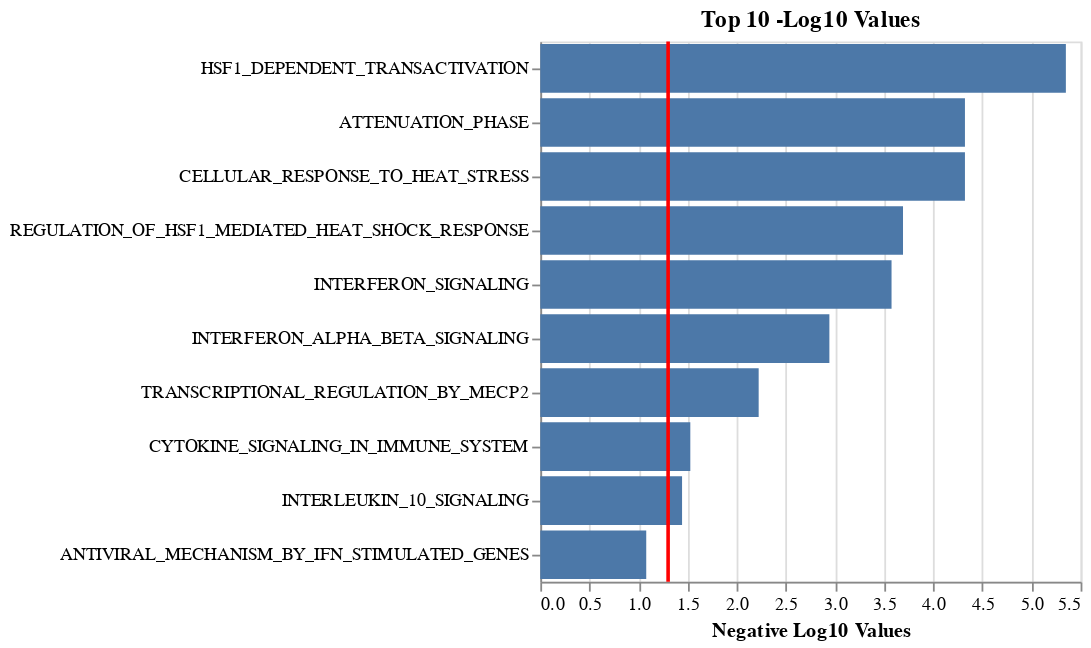

The notebook cell saved with this chart:
### Code cell
gene_sets = fs.from_gmt("c2.cp.reactome.v2023.2.Hs.symbols.gmt")
gene_set_mask = gene_sets.filter(
    model.feature_names["mrna"], min_fraction=0.1, min_count=15
).to_mask(model.feature_names["mrna"])

test_results_pos = test(model, "mrna", feature_sets=gene_set_mask, sign="pos")
test_results_neg = test(model, "mrna", feature_sets=gene_set_mask, sign="neg")
test_df = test_results_pos["p_adj"].copy()

for k in range(model.n_factors):
    programs = sorted(test_df.columns[test_df.iloc[k, :] < 0.05])
    if len(programs) == 0:
        continue

    filtered_series = test_df.iloc[k]
    neg_log10_values = -np.log10(filtered_series)

    # Filter the series, compute negative log10, sort, and select top 10
    filtered_series = test_df.iloc[k]
    neg_log10_values = -np.log10(filtered_series)
    top_10_values = neg_log10_values.sort_values(ascending=False).head(10)
    top_10_values.index = top_10_values.index.str.replace("REACTOME_", "", regex=False)

    if not any(["STRESS" in x for x in top_10_values.index]):
        continue
    
    data = pd.DataFrame({'index': top_10_values.index, 'values': top_10_values.values})
    bar_chart = alt.Chart(data).mark_bar().encode(
        y=alt.Y('index:O', title='Index', sort='-x', axis=alt.Axis(labelLimit=600, title=None)),
        x=alt.X('values:Q', title='Negative Log10 Values')
    )
    line = alt.Chart(pd.DataFrame({'x': [-np.log10(0.05)]})).mark_rule(color='red', strokeWidth=2).encode(
        x='x',
    )
    
    (bar_chart + line).properties(title='Top 10 -Log10 Values', width=300, height=300).display()

### Figure 1 — Vega specification as saved in the notebook (floating-point values rounded to 4 significant figures)
{"$schema": "https://vega.github.io/schema/vega/v5.json", "data": [{"name": "source_0"}, {"name": "data_0", "values": [{"index": "HSF1_DEPENDENT_TRANSACTIVATION", "values_end": 5.35, "values_start": 0.0}, {"index": "ATTENUATION_PHASE", "values_end": 4.323, "values_start": 0.0}, {"index": "CELLULAR_RESPONSE_TO_HEAT_STRESS", "values_end": 4.323, "values_start": 0.0}, {"index": "REGULATION_OF_HSF1_MEDIATED_HEAT_SHOCK_RESPONSE", "values_end": 3.692, "values_start": 0.0}, {"index": "INTERFERON_SIGNALING", "values_end": 3.575, "values_start": 0.0}, {"index": "INTERFERON_ALPHA_BETA_SIGNALING", "values_end": 2.943, "values_start": 0.0}, {"index": "TRANSCRIPTIONAL_REGULATION_BY_MECP2", "values_end": 2.223, "values_start": 0.0}, {"index": "CYTOKINE_SIGNALING_IN_IMMUNE_SYSTEM", "values_end": 1.527, "values_start": 0.0}, {"index": "INTERLEUKIN_10_SIGNALING", "values_end": 1.443, "values_start": 0.0}, {"index": "ANTIVIRAL_MECHANISM_BY_IFN_STIMULATED_GENES", "values_end": 1.078, "values_start": 0.0}]}, {"name": "source_1", "values": [{"x": 1.301}]}, {"name": "source_0_y_domain_index", "values": [{"index": "HSF1_DEPENDENT_TRANSACTIVATION", "sort_field": 5.35}, {"index": "ATTENUATION_PHASE", "sort_field": 4.323}, {"index": "CELLULAR_RESPONSE_TO_HEAT_STRESS", "sort_field": 4.323}, {"index": "REGULATION_OF_HSF1_MEDIATED_HEAT_SHOCK_RESPONSE", "sort_field": 3.692}, {"index": "INTERFERON_SIGNALING", "sort_field": 3.575}, {"index": "INTERFERON_ALPHA_BETA_SIGNALING", "sort_field": 2.943}, {"index": "TRANSCRIPTIONAL_REGULATION_BY_MECP2", "sort_field": 2.223}, {"index": "CYTOKINE_SIGNALING_IN_IMMUNE_SYSTEM", "sort_field": 1.527}, {"index": "INTERLEUKIN_10_SIGNALING", "sort_field": 1.443}, {"index": "ANTIVIRAL_MECHANISM_BY_IFN_STIMULATED_GENES", "sort_field": 1.078}]}], "marks": [{"type": "rect", "name": "layer_0_marks", "from": {"data": "data_0"}, "encode": {"update": {"x": {"field": "values_end", "scale": "x"}, "x2": {"field": "values_start", "scale": "x"}, "fill": {"value": "#4c78a8"}, "height": {"signal": "max(0.25, bandwidth('y'))"}, "y": {"field": "index", "scale": "y"}}}, "style": ["bar"]}, {"type": "rule", "name": "layer_1_marks", "from": {"data": "source_1"}, "encode": {"update": {"strokeWidth": {"value": 2}, "x": {"field": "x", "scale": "x"}, "y": {"value": 0}, "stroke": {"value": "red"}, "y2": {"field": {"signal": null, "datum": null, "group": "height", "parent": null}}}}, "style": ["rule"]}], "scales": [{"name": "x", "type": "linear", "domain": {"fields": [{"data": "data_0", "field": "values_start"}, {"data": "data_0", "field": "values_end"}, {"data": "source_1", "field": "x"}]}, "range": [0, {"signal": "width"}], "nice": true, "zero": true}, {"name": "y", "type": "band", "domain": {"data": "source_0_y_domain_index", "field": "index", "sort": {"op": "max", "field": "sort_field", "order": "descending"}}, "range": [0, {"signal": "height"}], "paddingOuter": 0.05, "paddingInner": 0.1}], "axes": [{"scale": "x", "zindex": 0, "tickCount": {"signal": "ceil(width/40)"}, "orient": "bottom", "gridScale": "y", "labels": false, "maxExtent": 0, "grid": true, "domain": false, "aria": false, "minExtent": 0, "ticks": false}, {"scale": "x", "grid": false, "zindex": 0, "title": "Negative Log10 Values", "orient": "bottom", "labelFlush": true, "tickCount": {"signal": "ceil(width/40)"}, "labelOverlap": true}, {"scale": "y", "labelLimit": 600, "orient": "left", "grid": false, "zindex": 0}], "title": {"text": "Top 10 -Log10 Values", "frame": "group"}, "background": "white", "padding": 5, "height": 300, "style": "cell", "width": 300}
